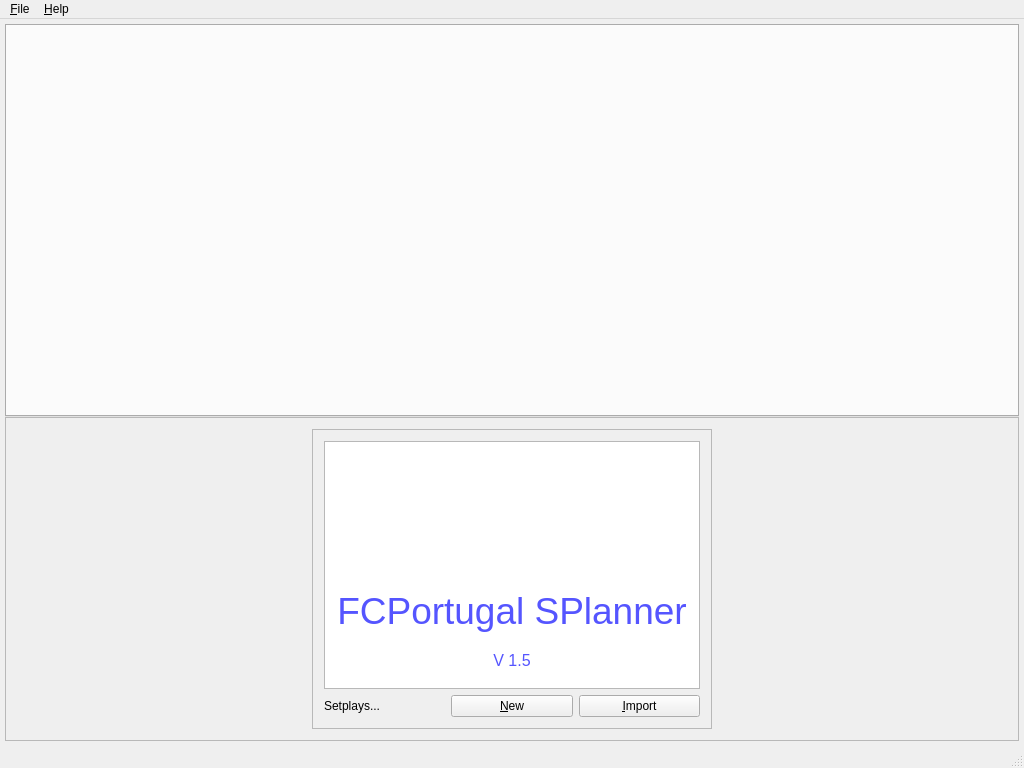
<?xml version="1.0" encoding="UTF-8"?>
<ui version="4.0">
 <class>MainWindow</class>
 <widget class="QMainWindow" name="MainWindow">
  <property name="geometry">
   <rect>
    <x>0</x>
    <y>0</y>
    <width>1024</width>
    <height>768</height>
   </rect>
  </property>
  <property name="minimumSize">
   <size>
    <width>1024</width>
    <height>600</height>
   </size>
  </property>
  <property name="windowTitle">
   <string>SPlanner</string>
  </property>
  <widget class="QWidget" name="centralWidget">
   <layout class="QVBoxLayout" name="verticalLayout">
    <property name="spacing">
     <number>0</number>
    </property>
    <property name="margin">
     <number>5</number>
    </property>
    <item>
     <widget class="QTabWidget" name="tabWidget">
      <property name="tabsClosable">
       <bool>true</bool>
      </property>
     </widget>
    </item>
    <item>
     <widget class="QFrame" name="initialFrame">
      <property name="frameShape">
       <enum>QFrame::StyledPanel</enum>
      </property>
      <property name="frameShadow">
       <enum>QFrame::Raised</enum>
      </property>
      <layout class="QGridLayout" name="gridLayout">
       <item row="0" column="0">
        <widget class="QFrame" name="frame_2">
         <property name="sizePolicy">
          <sizepolicy hsizetype="Fixed" vsizetype="Fixed">
           <horstretch>0</horstretch>
           <verstretch>0</verstretch>
          </sizepolicy>
         </property>
         <property name="minimumSize">
          <size>
           <width>400</width>
           <height>300</height>
          </size>
         </property>
         <property name="maximumSize">
          <size>
           <width>400</width>
           <height>300</height>
          </size>
         </property>
         <property name="frameShape">
          <enum>QFrame::StyledPanel</enum>
         </property>
         <property name="frameShadow">
          <enum>QFrame::Raised</enum>
         </property>
         <layout class="QVBoxLayout" name="verticalLayout_2">
          <item>
           <widget class="QTextBrowser" name="textBrowser">
            <property name="maximumSize">
             <size>
              <width>400</width>
              <height>500</height>
             </size>
            </property>
            <property name="html">
             <string>&lt;!DOCTYPE HTML PUBLIC &quot;-//W3C//DTD HTML 4.0//EN&quot; &quot;http://www.w3.org/TR/REC-html40/strict.dtd&quot;&gt;
&lt;html&gt;&lt;head&gt;&lt;meta name=&quot;qrichtext&quot; content=&quot;1&quot; /&gt;&lt;style type=&quot;text/css&quot;&gt;
p, li { white-space: pre-wrap; }
&lt;/style&gt;&lt;/head&gt;&lt;body style=&quot; font-family:'Ubuntu'; font-size:11pt; font-weight:400; font-style:normal;&quot;&gt;
&lt;table border=&quot;0&quot; style=&quot;-qt-table-type: root; margin-top:4px; margin-bottom:4px; margin-left:4px; margin-right:4px;&quot;&gt;
&lt;tr&gt;
&lt;td style=&quot;border: none;&quot;&gt;
&lt;p style=&quot;-qt-paragraph-type:empty; margin-top:0px; margin-bottom:0px; margin-left:0px; margin-right:0px; -qt-block-indent:0; text-indent:0px;&quot;&gt;&lt;br /&gt;&lt;/p&gt;
&lt;p style=&quot;-qt-paragraph-type:empty; margin-top:0px; margin-bottom:0px; margin-left:0px; margin-right:0px; -qt-block-indent:0; text-indent:0px;&quot;&gt;&lt;br /&gt;&lt;/p&gt;
&lt;p style=&quot;-qt-paragraph-type:empty; margin-top:0px; margin-bottom:0px; margin-left:0px; margin-right:0px; -qt-block-indent:0; text-indent:0px;&quot;&gt;&lt;br /&gt;&lt;/p&gt;
&lt;p style=&quot;-qt-paragraph-type:empty; margin-top:0px; margin-bottom:0px; margin-left:0px; margin-right:0px; -qt-block-indent:0; text-indent:0px;&quot;&gt;&lt;br /&gt;&lt;/p&gt;
&lt;p style=&quot;-qt-paragraph-type:empty; margin-top:0px; margin-bottom:0px; margin-left:0px; margin-right:0px; -qt-block-indent:0; text-indent:0px;&quot;&gt;&lt;br /&gt;&lt;/p&gt;
&lt;p style=&quot;-qt-paragraph-type:empty; margin-top:0px; margin-bottom:0px; margin-left:0px; margin-right:0px; -qt-block-indent:0; text-indent:0px;&quot;&gt;&lt;br /&gt;&lt;/p&gt;
&lt;p style=&quot;-qt-paragraph-type:empty; margin-top:0px; margin-bottom:0px; margin-left:0px; margin-right:0px; -qt-block-indent:0; text-indent:0px;&quot;&gt;&lt;br /&gt;&lt;/p&gt;
&lt;p align=&quot;center&quot; style=&quot; margin-top:0px; margin-bottom:0px; margin-left:0px; margin-right:0px; -qt-block-indent:0; text-indent:0px;&quot;&gt;&lt;span style=&quot; font-size:28pt; color:#5555ff;&quot;&gt;FCPortugal SPlanner&lt;/span&gt;&lt;/p&gt;
&lt;p align=&quot;center&quot; style=&quot;-qt-paragraph-type:empty; margin-top:0px; margin-bottom:0px; margin-left:0px; margin-right:0px; -qt-block-indent:0; text-indent:0px;&quot;&gt;&lt;br /&gt;&lt;/p&gt;
&lt;p align=&quot;center&quot; style=&quot; margin-top:0px; margin-bottom:0px; margin-left:0px; margin-right:0px; -qt-block-indent:0; text-indent:0px;&quot;&gt;&lt;span style=&quot; font-size:12pt; color:#5555ff;&quot;&gt;V 1.5&lt;/span&gt;&lt;/p&gt;&lt;/td&gt;&lt;/tr&gt;&lt;/table&gt;&lt;/body&gt;&lt;/html&gt;</string>
            </property>
           </widget>
          </item>
          <item>
           <layout class="QHBoxLayout" name="horizontalLayout">
            <item>
             <widget class="QLabel" name="label">
              <property name="text">
               <string>Setplays...</string>
              </property>
             </widget>
            </item>
            <item>
             <widget class="QPushButton" name="newSetPlayButton">
              <property name="text">
               <string>&amp;New</string>
              </property>
             </widget>
            </item>
            <item>
             <widget class="QPushButton" name="importFCPSetPlayButton">
              <property name="text">
               <string>&amp;Import</string>
              </property>
             </widget>
            </item>
           </layout>
          </item>
         </layout>
        </widget>
       </item>
      </layout>
     </widget>
    </item>
   </layout>
  </widget>
  <widget class="QMenuBar" name="menuBar">
   <property name="geometry">
    <rect>
     <x>0</x>
     <y>0</y>
     <width>1024</width>
     <height>25</height>
    </rect>
   </property>
   <widget class="QMenu" name="menuFile">
    <property name="tearOffEnabled">
     <bool>false</bool>
    </property>
    <property name="title">
     <string>&amp;File</string>
    </property>
   </widget>
   <widget class="QMenu" name="menuHelp">
    <property name="title">
     <string>&amp;Help</string>
    </property>
   </widget>
   <addaction name="menuFile"/>
   <addaction name="menuHelp"/>
  </widget>
  <widget class="QStatusBar" name="statusBar"/>
  <action name="actionFile">
   <property name="text">
    <string>File</string>
   </property>
  </action>
 </widget>
 <layoutdefault spacing="6" margin="11"/>
 <resources/>
 <connections/>
</ui>
